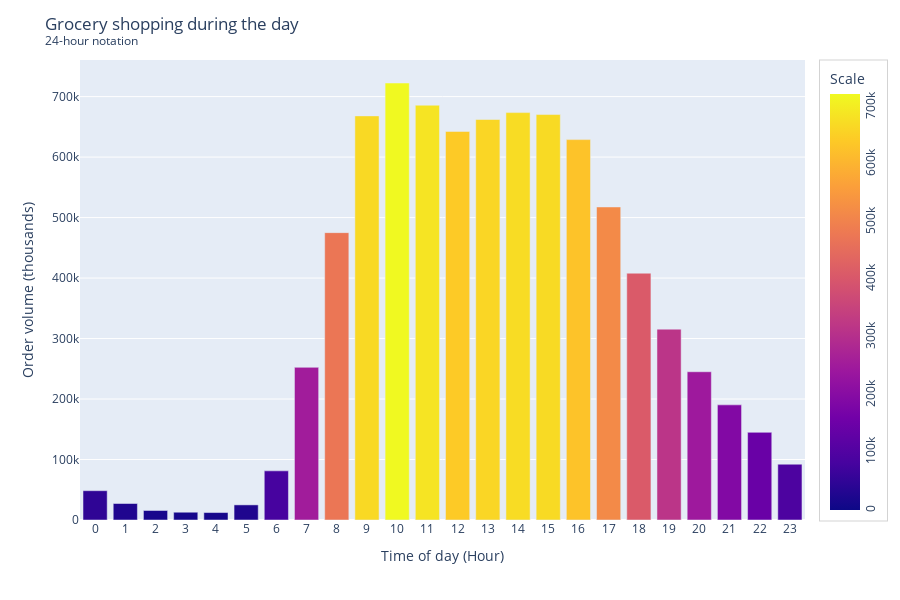

The code cell stored with this chart in its notebook:
### Markdown cell above
[A2] What time of day do people shop for groceries?

### Code cell
#Create a plot that shows how many people place orders for each hour of the day.

orders_subset = df_orders.groupby('order_hour_of_day').agg(['sum']).reset_index()

# orders_subset.plot(
#     x='order_hour_of_day',
#     y='order_number',
#     xlabel='Time of day',
#     ylabel='Order volume (thousands)',
#     title='Grocery shopping during the day; 24-hour notation',
#     figsize=[16,8],
#     kind='bar',
#     color='green',
#     rot=0,
#     legend=False
# )

# plt.tight_layout()
# plt.show()

orders_subset_day = df_orders.groupby('order_hour_of_day')['order_number'].agg(['sum']).reset_index()

fig = px.bar(orders_subset_day, labels={"index": "Time of day (Hour)", "value": "Order volume (thousands)", "variable": "Legend:"}, color='value')
fig.update_layout(height=600,
                  title='Grocery shopping during the day <br><sup>24-hour notation</sup>',
                  showlegend=False)
fig.update_layout(xaxis={"dtick":1})
fig.update_coloraxes(colorbar_title_text='Scale', colorbar_tickangle=-90, colorbar_bordercolor='lightgray', colorbar_borderwidth=1)
fig.show()

### Figure 1 — Plotly figure (JSON) as saved in the notebook; plotly's stock layout.template omitted (floating-point values rounded to 4 significant figures)
{"data": [{"alignmentgroup": "True", "hovertemplate": "Time of day (Hour)=%{x}<br>Order volume (thousands)=%{marker.color}<extra></extra>", "legendgroup": "", "marker": {"color": [0, 1, 2, 3, 4, 5, 6, 7, 8, 9, 10, 11, 12, 13, 14, 15, 16, 17, 18, 19, 20, 21, 22, 23, 48465, 27270, 15714, 12839, 12330, 24993, 81257, 252394, 475081, 668128, 722486, 685787, 642438, 662132, 673546, 670302, 628899, 517533, 407999, 315489, 245089, 190347, 144918, 92213], "coloraxis": "coloraxis", "pattern": {"shape": ""}}, "name": "", "offsetgroup": "", "orientation": "v", "showlegend": false, "textposition": "auto", "type": "bar", "x": [0, 1, 2, 3, 4, 5, 6, 7, 8, 9, 10, 11, 12, 13, 14, 15, 16, 17, 18, 19, 20, 21, 22, 23, 0, 1, 2, 3, 4, 5, 6, 7, 8, 9, 10, 11, 12, 13, 14, 15, 16, 17, 18, 19, 20, 21, 22, 23], "xaxis": "x", "y": [0, 1, 2, 3, 4, 5, 6, 7, 8, 9, 10, 11, 12, 13, 14, 15, 16, 17, 18, 19, 20, 21, 22, 23, 48465, 27270, 15714, 12839, 12330, 24993, 81257, 252394, 475081, 668128, 722486, 685787, 642438, 662132, 673546, 670302, 628899, 517533, 407999, 315489, 245089, 190347, 144918, 92213], "yaxis": "y"}], "layout": {"barmode": "relative", "coloraxis": {"colorbar": {"bordercolor": "lightgray", "borderwidth": 1, "tickangle": -90, "title": {"text": "Scale"}}, "colorscale": [[0, "#0d0887"], [0.1111, "#46039f"], [0.2222, "#7201a8"], [0.3333, "#9c179e"], [0.4444, "#bd3786"], [0.5556, "#d8576b"], [0.6667, "#ed7953"], [0.7778, "#fb9f3a"], [0.8889, "#fdca26"], [1, "#f0f921"]]}, "height": 600, "legend": {"tracegroupgap": 0}, "margin": {"t": 60}, "showlegend": false, "title": {"text": "Grocery shopping during the day <br><sup>24-hour notation</sup>"}, "xaxis": {"anchor": "y", "domain": [0, 1], "dtick": 1, "title": {"text": "Time of day (Hour)"}}, "yaxis": {"anchor": "x", "domain": [0, 1], "title": {"text": "Order volume (thousands)"}}}}
